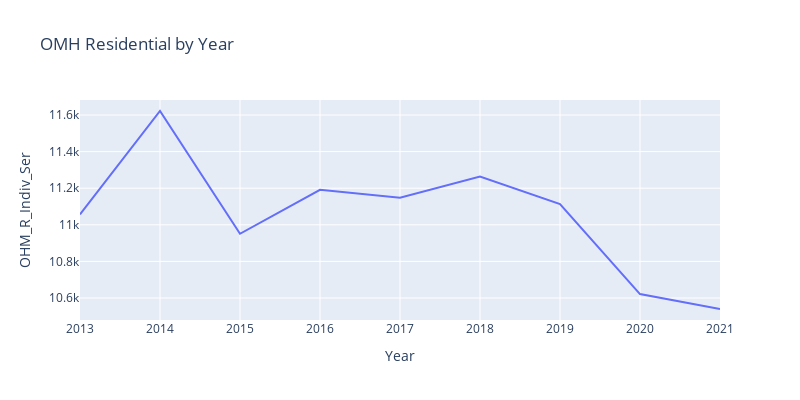

The code cell stored with this chart in its notebook:
### Code cell
df_plot = DA[['Year','OHM_R_Indiv_Ser']].groupby(['Year']).sum().reset_index()
fig = px.line(df_plot, x="Year", y="OHM_R_Indiv_Ser", title='OMH Residential by Year', width=800, height=400)

fig.show()

### Figure 1 — Plotly figure (JSON) as saved in the notebook; plotly's stock layout.template omitted (floating-point values rounded to 4 significant figures)
{"data": [{"hovertemplate": "Year=%{x}<br>OHM_R_Indiv_Ser=%{y}<extra></extra>", "legendgroup": "", "line": {"color": "#636efa", "dash": "solid"}, "marker": {"symbol": "circle"}, "mode": "lines", "name": "", "orientation": "v", "showlegend": false, "type": "scatter", "x": [2013, 2014, 2015, 2016, 2017, 2018, 2019, 2020, 2021], "xaxis": "x", "y": [11060.0, 11620.0, 10950.0, 11190.0, 11150.0, 11260.0, 11110.0, 10620.0, 10540.0], "yaxis": "y"}], "layout": {"height": 400, "legend": {"tracegroupgap": 0}, "title": {"text": "OMH Residential by Year"}, "width": 800, "xaxis": {"anchor": "y", "domain": [0, 1], "title": {"text": "Year"}}, "yaxis": {"anchor": "x", "domain": [0, 1], "title": {"text": "OHM_R_Indiv_Ser"}}}}
